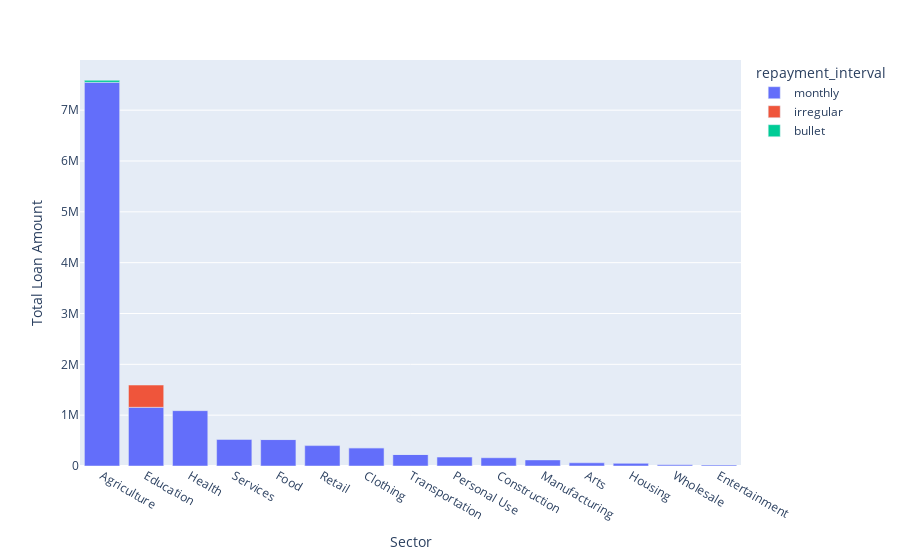

Notebook code cell kept with this figure:
### Code cell
#Visualization for loan amount per sector
loan_sect_vis = armenia_loans.groupby(['sector', 'repayment_interval'])[
    'loan_amount'].sum().reset_index().sort_values(
    by = 'loan_amount', ascending = False)
loan_sect_vis.columns = ['sector', 
                         'repayment_interval', 'loan_amount']

#Plotting
px.bar(loan_sect_vis, x = 'sector', y = 
       'loan_amount', color = 'repayment_interval'
       , labels = {'sector': 'Sector', 'loan_amount': 'Total Loan Amount'})

### Figure 1 — Plotly figure (JSON) as saved in the notebook; plotly's stock layout.template omitted (floating-point values rounded to 4 significant figures)
{"data": [{"alignmentgroup": "True", "hovertemplate": "repayment_interval=monthly<br>Sector=%{x}<br>Total Loan Amount=%{y}<extra></extra>", "legendgroup": "monthly", "marker": {"color": "#636efa", "pattern": {"shape": ""}}, "name": "monthly", "offsetgroup": "monthly", "orientation": "v", "showlegend": true, "textposition": "auto", "type": "bar", "x": ["Agriculture", "Education", "Health", "Services", "Food", "Retail", "Clothing", "Transportation", "Personal Use", "Construction", "Manufacturing", "Arts", "Housing", "Wholesale", "Entertainment"], "xaxis": "x", "y": [7547550, 1154500, 1088575, 522525, 520100, 401250, 358575, 226075, 175275, 162475, 119550, 63225, 52125, 22275, 18675], "yaxis": "y"}, {"alignmentgroup": "True", "hovertemplate": "repayment_interval=irregular<br>Sector=%{x}<br>Total Loan Amount=%{y}<extra></extra>", "legendgroup": "irregular", "marker": {"color": "#EF553B", "pattern": {"shape": ""}}, "name": "irregular", "offsetgroup": "irregular", "orientation": "v", "showlegend": true, "textposition": "auto", "type": "bar", "x": ["Education", "Clothing", "Transportation"], "xaxis": "x", "y": [438075, 1450, 225], "yaxis": "y"}, {"alignmentgroup": "True", "hovertemplate": "repayment_interval=bullet<br>Sector=%{x}<br>Total Loan Amount=%{y}<extra></extra>", "legendgroup": "bullet", "marker": {"color": "#00cc96", "pattern": {"shape": ""}}, "name": "bullet", "offsetgroup": "bullet", "orientation": "v", "showlegend": true, "textposition": "auto", "type": "bar", "x": ["Agriculture", "Food"], "xaxis": "x", "y": [40000, 2900], "yaxis": "y"}], "layout": {"autosize": true, "barmode": "relative", "legend": {"title": {"text": "repayment_interval"}, "tracegroupgap": 0}, "margin": {"t": 60}, "xaxis": {"anchor": "y", "autorange": true, "domain": [0, 1], "range": [-0.5, 14.5], "title": {"text": "Sector"}, "type": "category"}, "yaxis": {"anchor": "x", "autorange": true, "domain": [0, 1], "range": [0, 7987000.0], "title": {"text": "Total Loan Amount"}, "type": "linear"}}}
